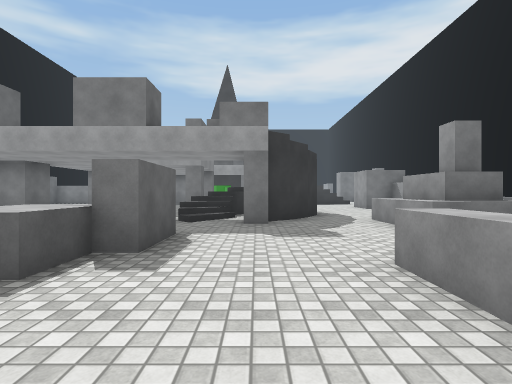
[1] (above)

22 first-person views from a walk through a 3-D level made in the Unity game engine. The camera is 1.3 m above the floor, looks level and sees 80° across. The floor is counted in squares, 2 m on a side. Each view is taken from the middle of a square. On the plan, view 1 faces up. The plan holds only what a view shows up to about 10 squares ahead; the rest is blank. The place goes on beyond the plan. Some animated figures are left out. Surface patterns are stand-ins for the level's own textures.

[2]
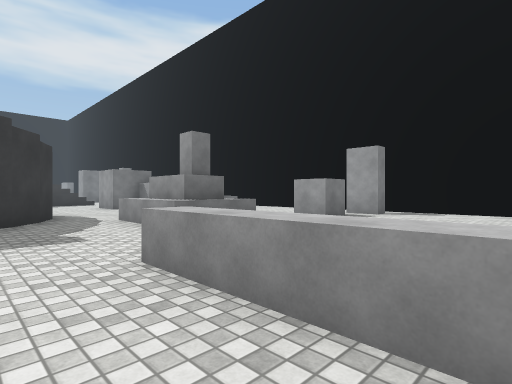

[3]
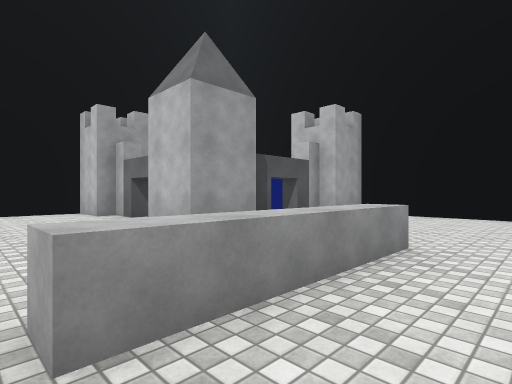

[4]
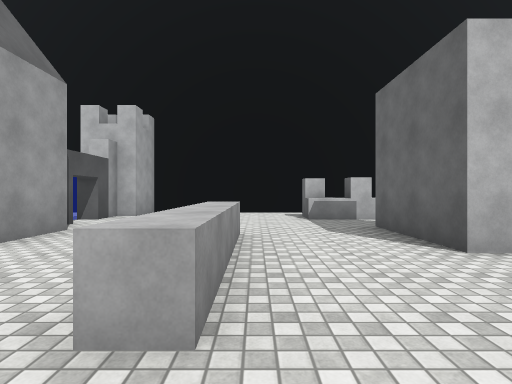

[5]
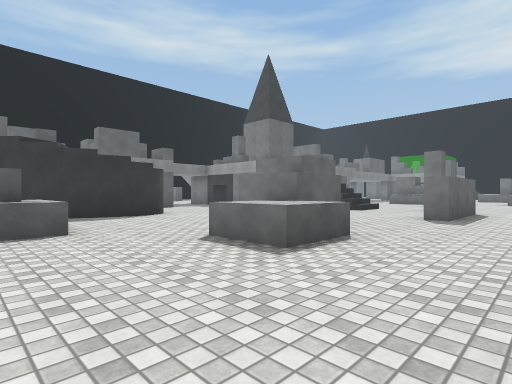

[6]
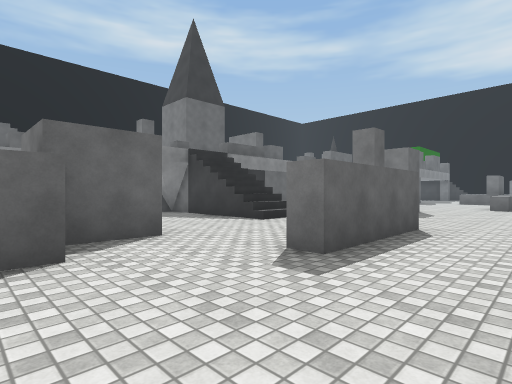

[7]
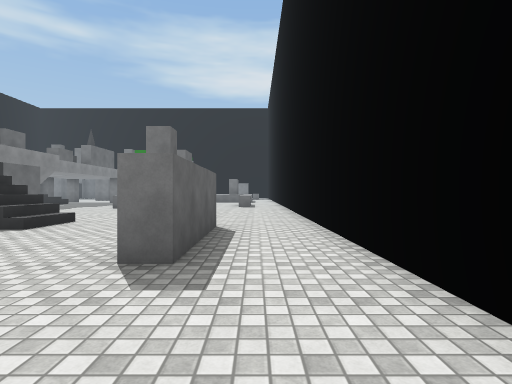

[8]
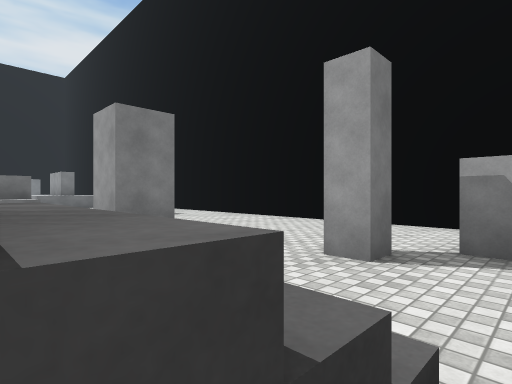

[9]
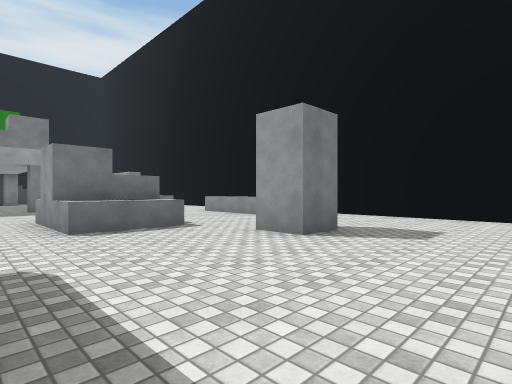

[10]
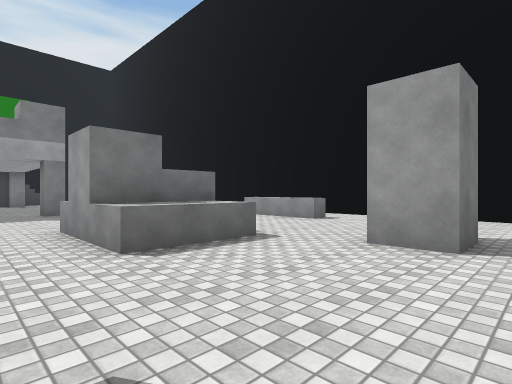

[11]
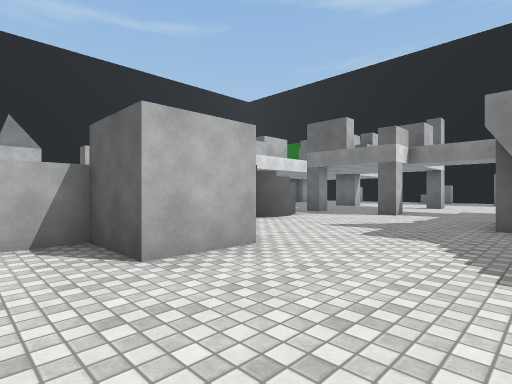

[12]
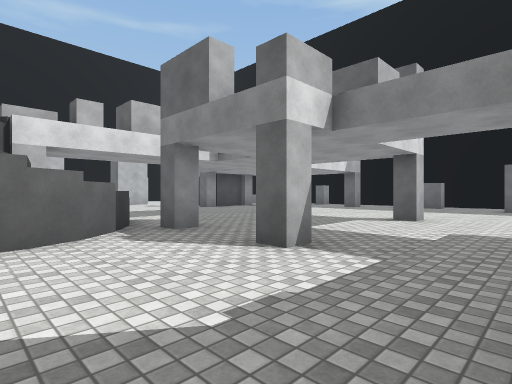

[13]
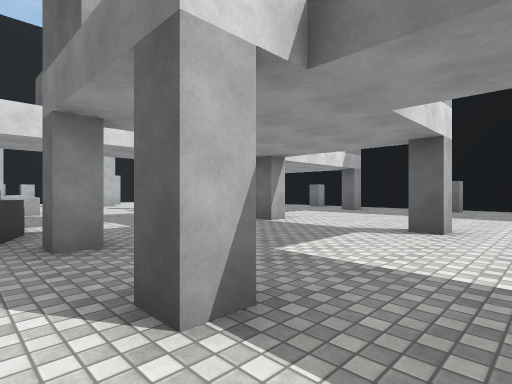

[14]
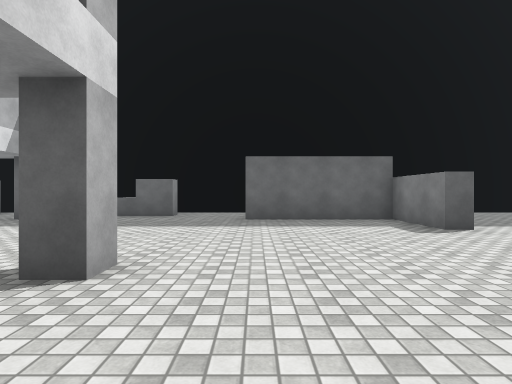

[15]
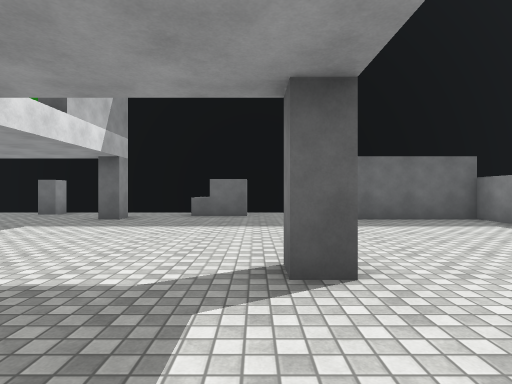

[16]
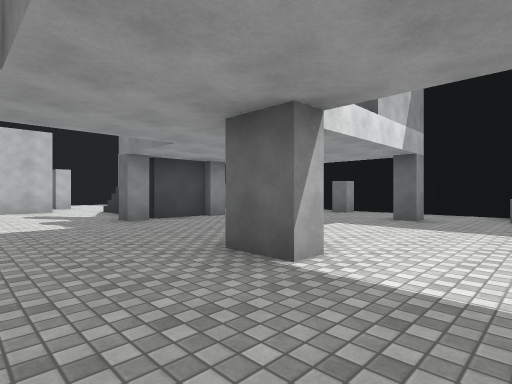

[17]
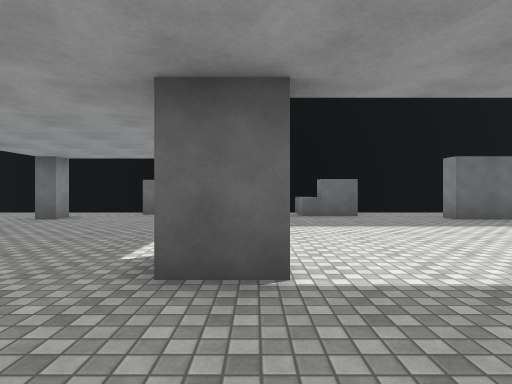

[18]
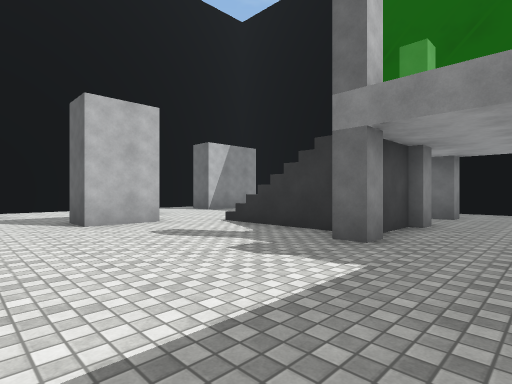

[19]
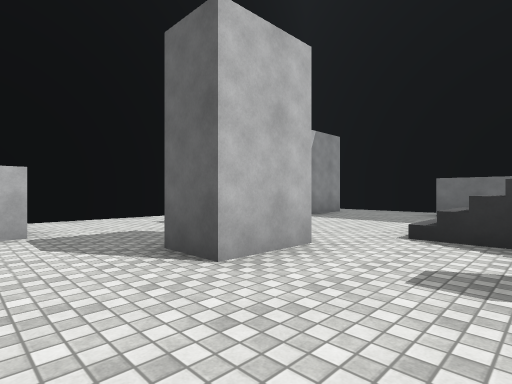

[20]
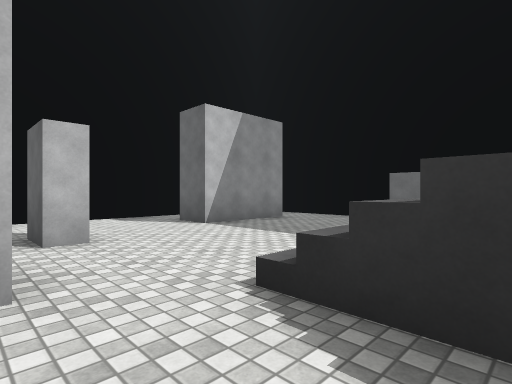

[21]
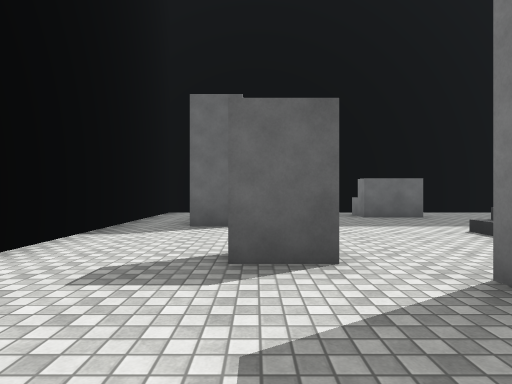

[22]
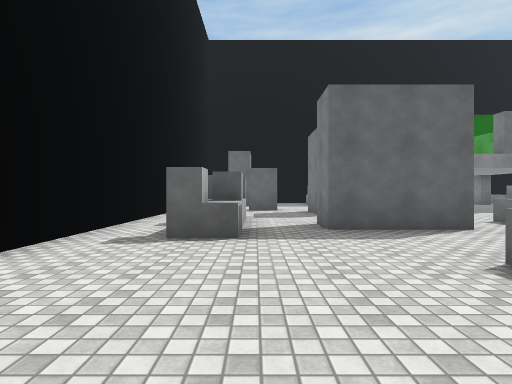

### Floor plan
Key: @ floor where view 1 was taken; # wall or solid block; x gap in a wall; . floor; / step, stairs or slope; = window, fence, low wall or low ledge; ^ raised ledge.
Columns run from 14 left of view 1 to 11 right of it. Each row starts with its distance up from view 1.
 26                      ..^ #
 25                 ..# ...^.#
 24                 ..^^.....#
 23                 .........#
 22 #               .........#
 21 #..             ....#....#
 20  ...           ^.........#
 19    ..           .........#
 18     ...         .........#
 17    ##...        ////.##..#
 16    #.....       ......#..
 15 #  #......//..........#..
 14 #..#..................#..
 13 #..................#.....
 12 #.......#...#..... #.....
 11 #.#...........##.. ##....
 10 #^#.........#/x #...=^...
  9 #.......#..../###....^...
  8 #..#...##...=/##.........
  7 #...........//#..^^......
  6 ##...............##......
  5 #................^^  #
  4 #..#.#/#.....#...     .#.#
  3 #...  /.....^#......  ...#
  2 #...  /.........^........#
  1 #.#..//.........^..   ...#
  0 #.#.........#.@.^..#  .###
 -1 #.......##..#......#  =
 -2 #..................=
 -3 #......#............=
 -4 #.###......^^^.....#=
 -5 #..................#
 -6 ###################

Positions as (right, up) in squares from view 1, and headings:
1: (0, 0), facing up
2: (0, 0), facing up-right
3: (0, 3), facing down-right
4: (1, 4), facing down
5: (10, 6), facing up-left
6: (10, 11), facing up-left
7: (9, 11), facing up
8: (4, 16), facing up-right
9: (2, 18), facing up-right
10: (2, 20), facing up-right
11: (7, 16), facing down-left
12: (1, 15), facing down-left
13: (-1, 14), facing down-left
14: (-4, 14), facing left
15: (-4, 12), facing left
16: (-4, 11), facing down-left
17: (-4, 9), facing left
18: (-3, 6), facing down-left
19: (-3, 2), facing down-left
20: (-6, 2), facing down-left
21: (-4, -3), facing left
22: (4, -3), facing left
